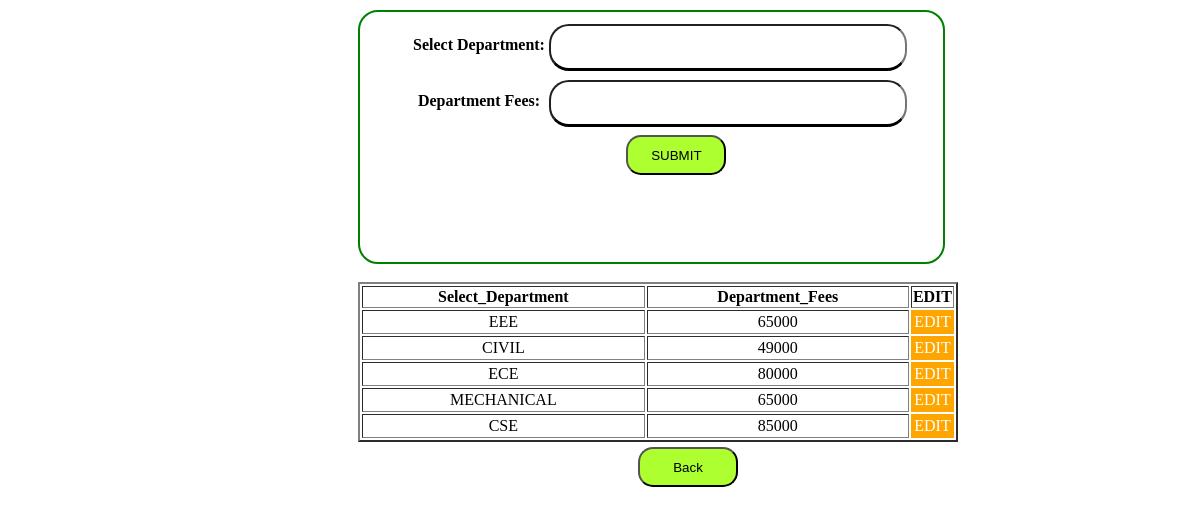
/feesdetails, run on the app's committed database.
### application1/models.py (models this page shows)
class FEES(models.Model):
    Select_Department=models.CharField(max_length=20)
    Department_Fees=models.IntegerField()

### application1/views.py (the view)
# urls.py: path('feesdetails',feesdetails,name='fees_details'),
def feesdetails(request):
    data10 = FEES.objects.all()
    form123 = FEESFORMS()
    if request.method=='POST':
        form123 = FEESFORMS(request.POST)
        if form123.is_valid():
            form123.save()
    context={
        'data10':data10,
        'form123':form123
    }
    return render(request,'frontend/feesdetails.html',context)

### application1/form4.py
class FEESFORMS(forms.ModelForm):
    class Meta:
        model = FEES
        fields = '__all__'

### templates/frontend/feesdetails.html (shortened to what this page needs)
{% load static %}
<!DOCTYPE html>
<html lang="en">
<head>
    <link rel="stylesheet" href="{% static 'CSS/style1.css' %}">
    <link rel="stylesheet" href="{% static 'CSS/style1.css' %}">
</head>
<body class="newhodbrndp">
    <div class="students">
    <form method="post">
        <table>
            <tr>
                <td>{{form123.as_table}}</td>
            </tr>
        </table>
        <button class="btn btn-success" style="border-radius: 15px;">SUBMIT</button>
    </form>
    </div>
    <br>
    <table border="2" style="margin-left:350px;width:600px; text-align: center;">
        <tr>
            <th>Select_Department</th>
            <th>Department_Fees</th>
            <th>EDIT</th>
        </tr>
        {% for x in data10 %}
        <tr>
            <td>{{ x.Select_Department }}</td>
            <td>{{ x.Department_Fees }}</td>
            <td class="main"><a href="{% url 'feesedit' x.id %}" style="text-decoration:none;color: white;" >EDIT</a></td>
        </tr>
        {% endfor %}
    </table>
    <a href="{% url 'home' %}"><button style="margin-left:630px; border-radius:15px;">Back</button></a>
</body>
</html>

### static/CSS/style1.css (style rules this page uses)
.students { border:2px solid green; width:45%; height:250px; margin-left:350px; margin-top:10px; border-radius:20px; text-align: center; color: black; padding-left:50px; }
input[type=text],input[type=email],input[type=number] { width:350px; height:40px; border-radius:20px; border-bottom:solid black; margin-top: 10px; text-align: center; margin-top:5px; }
input[type=text] { width:350px; height:40px; border-radius:20px; text-align: center; margin-top:5px; }
button { width:100px; height:40px; background-color:greenyellow; margin-top:5px; }
.main { border:2px solid orange; width:15px; height:1rem; color: white; background-color:orange; text-decoration:none; }

### data on the page
FEES: Select_Department "EEE", Department_Fees "65000"
FEES: Select_Department "CIVIL", Department_Fees "49000"
FEES: Select_Department "ECE", Department_Fees "80000"
FEES: Select_Department "MECHANICAL", Department_Fees "65000"
FEES: Select_Department "CSE", Department_Fees "85000"
